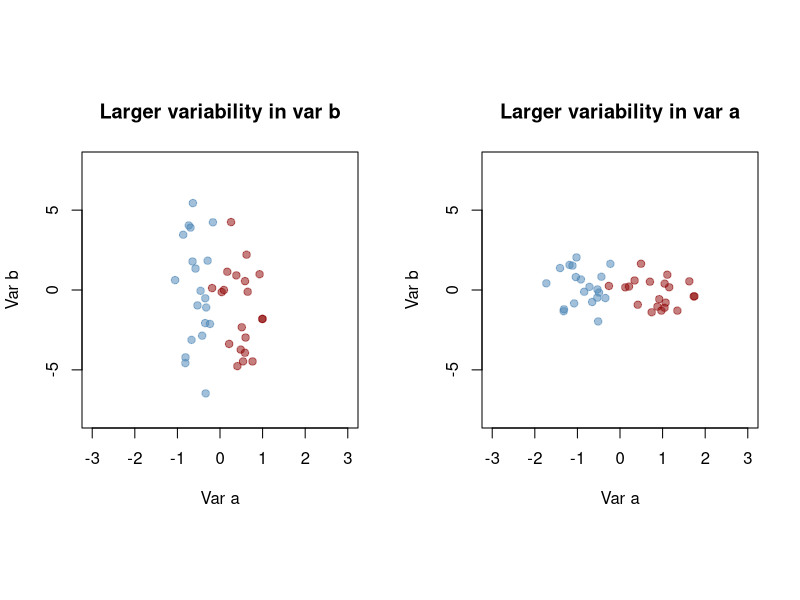
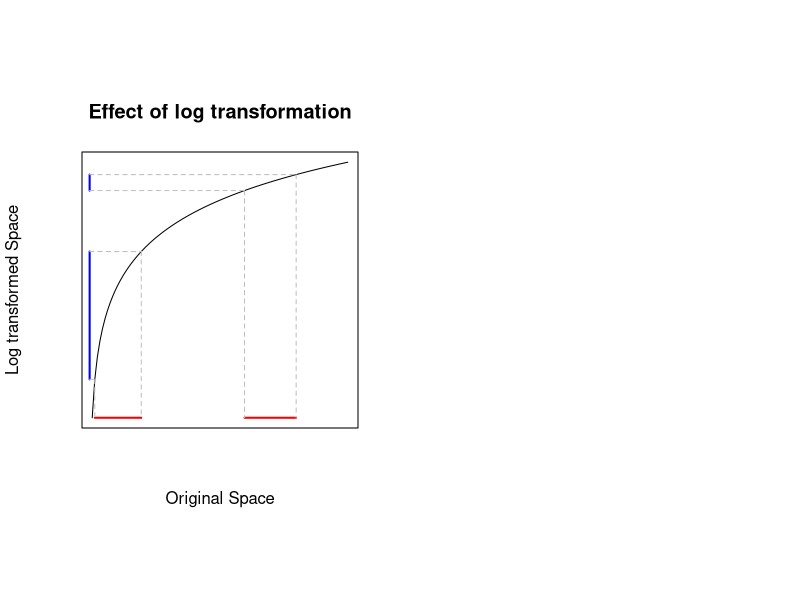
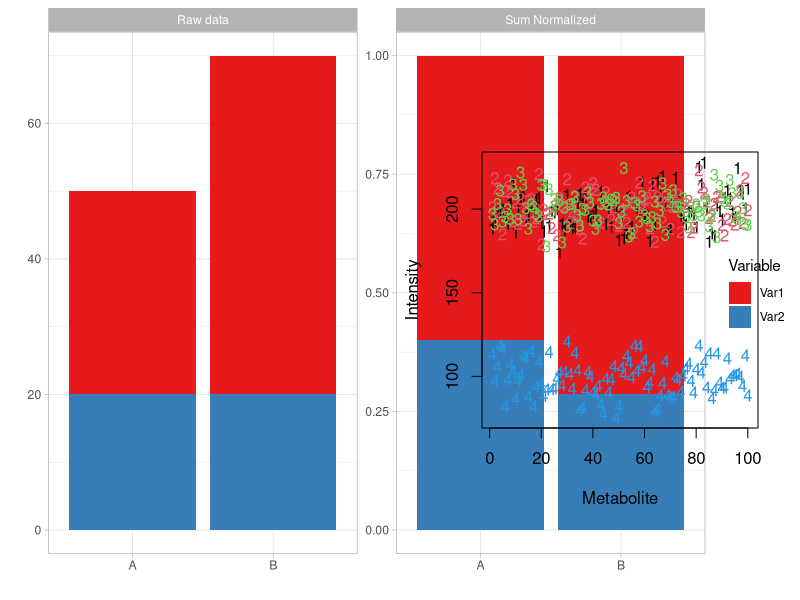
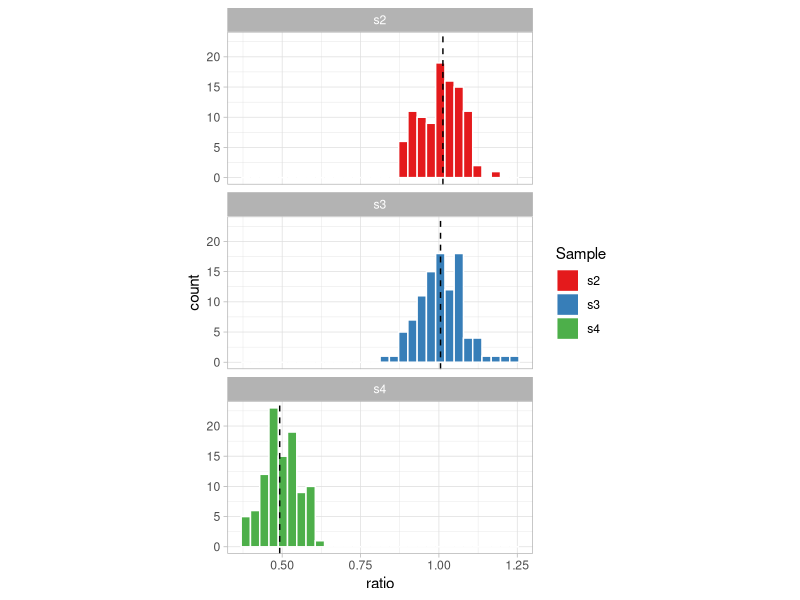

R code for these plots, in order:
## ---- chunk 1
knitr::opts_chunk$set(echo = FALSE, out.extra = "keepaspectratio", dev = "cairo_pdf")
library(knitr)
library(tidyverse)
library(MASS)
## ---- chunk 2
par(pty="s")
mu1 <- c(-0.5,0)
mu2 <- c(0.5,0)
sigma <- matrix(c(0.1,0, 0, 10), 2)  # Covariance matrix
dummy <- rbind(mvrnorm(20, mu = mu1, Sigma = sigma),
              mvrnorm(20, mu = mu2, Sigma = sigma))

par(mfrow = c(1,2))

plot(dummy, pch = 19, col = rep(c("#4682B480","#8B000080"), each  =20),
     xlab = "Var a", ylab = "Var b", xlim = c(-3,3), ylim = c(-8,8), main = "Larger variability in var b")

plot(scale(dummy), pch = 19, col = rep(c("#4682B480","#8B000080"), each  =20),
     xlab = "Var a", ylab = "Var b", xlim = c(-3,3), ylim = c(-8,8), main = "Larger variability in var a")


## ---- chunk 3
curve(log10(x), from = 1, to = 100, xaxt="n", yaxt="n", main = "Effect of log transformation",
      xlab = "Original Space", ylab = "Log transformed Space")
segments(2,0,20,0, lwd = 2, col = "red")
segments(60,0,80,0, lwd = 2, col = "red")
segments(2,log10(2),2,0, lwd = 1, col = "gray", lty = 2)
segments(20,log10(20),20,0, lwd = 1, col = "gray", lty = 2)
segments(0,log10(2),0,log10(20), lwd = 2, col = "blue")
segments(0,log10(2),2,log10(2), lwd = 1, col = "gray", lty = 2)
segments(0,log10(20),20,log10(20), lwd = 1, col = "gray", lty = 2)
##
segments(60,log10(60),60,0, lwd = 1, col = "gray", lty = 2)
segments(80,log10(80),80,0, lwd = 1, col = "gray", lty = 2)
segments(0,log10(60),0,log10(80), lwd = 2, col = "blue")
segments(0,log10(60),60,log10(60), lwd = 1, col = "gray", lty = 2)
segments(0,log10(80),80,log10(80), lwd = 1, col = "gray", lty = 2)
## ---- chunk 4
compdf <- tibble(class = c("A","B"), Var1 = c(30,50), Var2 =  c(20,20)) %>%
  pivot_longer(-class) %>%
  group_by(class) %>%
  mutate(sum_norm_value = value/sum(value)) %>%
  ungroup() %>%
  pivot_longer(-c("class","name"), names_to = "one", values_to = "two") %>%
  mutate(one = factor(one, levels = c("value","sum_norm_value"), labels = c("Raw data","Sum Normalized")))

compdf %>% ggplot() +
  geom_bar(aes(x = class, y = two, fill = name), position="stack", stat="identity") +
  scale_fill_brewer(palette = "Set1", name = "Variable") +
  facet_wrap(~one, scales = "free_y") + xlab("") + ylab("") +
  theme_light()

## ---- chunk 5
s1 <- rnorm(100,200,10)
s2 <- rnorm(100,200,10)
s3 <- rnorm(100,200,10)
s4 <- rnorm(100,100,10)

DM <- rbind(s1,s2,s3,s4)

pqndata <- DM %>%
  as.data.frame() %>%
  rownames_to_column()

matplot(t(DM), type = "p", ylab = "Intensity", xlab = "Metabolite")


## ---- chunk 6
PQNratios <- apply(DM[2:4,],1,function(r) r/DM[1,]) %>%
  as_tibble() %>%
  pivot_longer(everything())

med_pqn <- PQNratios %>% group_by(name) %>% summarise(median = median(value))


PQNratios %>%
  ggplot() +
  geom_histogram(aes(x = value, fill = name), col  ="white") +
  scale_fill_brewer(palette = "Set1", name = "Sample") +
  geom_vline(data = med_pqn,mapping = aes(xintercept = median), lty = 2) +
  facet_wrap(~name, ncol = 1) +
  theme_light() +
  xlab("ratio") +
  theme(aspect.ratio = 0.5)


## ---- chunk 7
PQNratios %>%
  group_by(name) %>%
  summarise(median = median(value))
